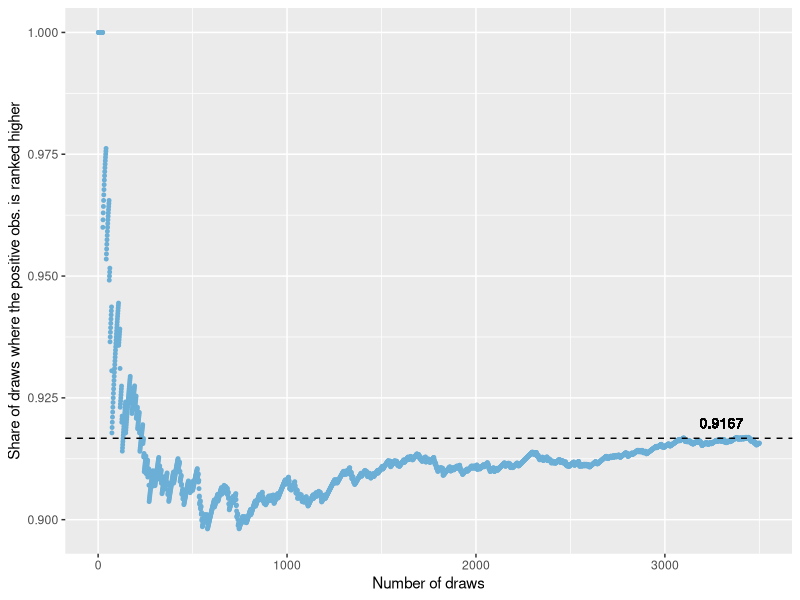
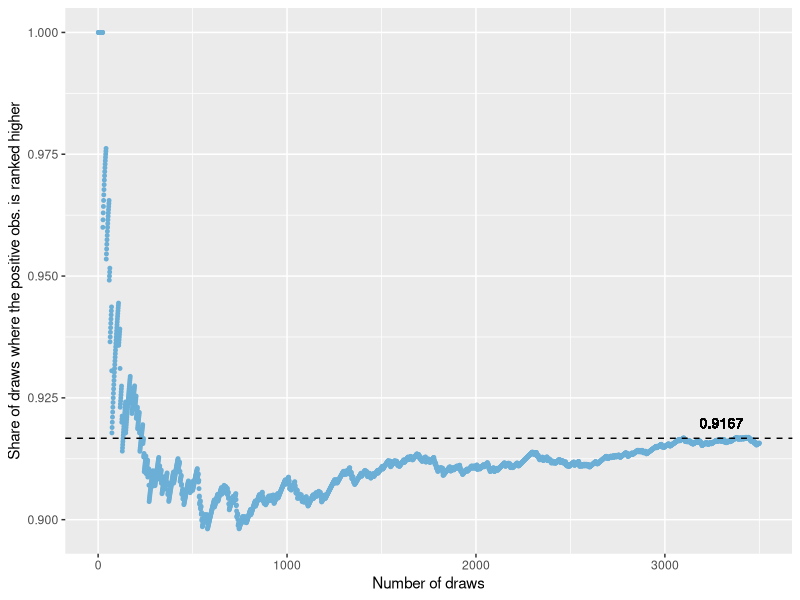

Write the R code that produced these figures, in order.
################################################################################
############# Experiment showing the realtion ship to MWU ######################
################################################################################
library(ggplot2)
library(viridis)
################################################################################
#Table from the slide
truth <- c(1,1,1,0,1,0,0) 
score <- c(0.9,0.76,0.7,0.5,0.45,0.3,0.1)
data <- data.frame(truth, score)

#Get indices of positive and negatives 
positives <- which(truth==1)
negatives <- which(truth==0)

# set seed
set.seed(120)

# count the number of times ranked right
right_ranked <- 0
number_of_draws <- 3500
draws <- data.frame(no_draws=c(), prob=c())

for (i in 1:number_of_draws){
  # draw obne of the positives and negatives
  positive <- sample(positives, size=1)
  negative <- sample(negatives, size=1)
  
  # add to right ranked, if positive ranked higher
  right_ranked <- right_ranked + (positive<negative)
  
  # add table
  draws <- rbind(draws, c(i, right_ranked/i))
}

real_probability = 0.9167

################################################################################
colnames(draws) <- c("no_draws", "prob")
ggplot(draws, aes(no_draws,prob)) +
  geom_point(size = 1,  fill = "#6BAED6", color = "#6BAED6") +
  theme_gray() +
  geom_hline(yintercept= real_probability, linetype="dashed", color = "black") +
  geom_text(aes(3300,real_probability,label = real_probability, vjust = -1), color = "#000000",size = 3.5) +
  xlab("Number of draws") +
  ylab("Share of draws where the positive obs. is ranked higher")
################################################################################
ggsave("../figure/fig-eval_mwu_ranking.png", width = 5, height = 5)
